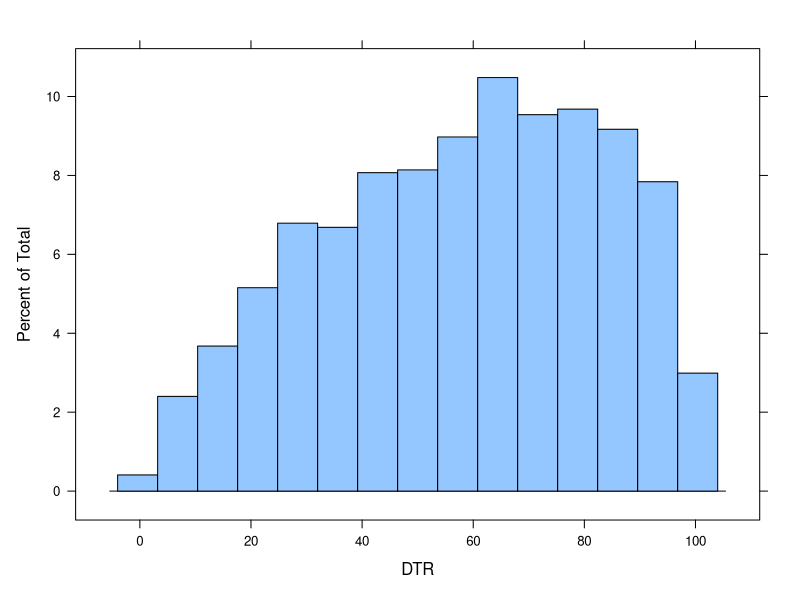

Recreate this plot in R.
## Simulate democratic thermometer ratings at a hypothetical 20,000-student university.
## Pollock III (2012, Chp. 6) conjectured about a 20,000-student university whose known population thermometer rating toward Democrats was 58. 
## Population standard deviation is assumed to be 24.8
## We will simulate that here with this code. However, we have to bound the ratings between 0 and 100.
## Let's write a bootstrap function toward that end.
###############################################################################################################################################
## After some consideration, a beta distribution does the job best.
## http://en.wikipedia.org/wiki/Beta_distribution



getwd() # get working directory
setwd("~/Dropbox/teaching/posc3410/hypothetical-university") # set working directory
library(lattice)


set.seed(8675309) # for reproducibility
GoGoGadgetBootstrap <- function(n,mean,sd,lowerbound,upperbound){
range <- upperbound - lowerbound
m <- (mean - lowerbound)/range
s <- sd/range
a <- (m^2 - m^3 - m*s^2)/s^2 # calculate alpha for rbeta
b <- (m-2*m^2+m^3-s^2+m*s^2)/s^2 # calculate beta for rbeta
data <- rbeta(n,a,b) # generate the data
data <- lowerbound + data * range # squeeze it within the bounds.
return(data)
}

DTR <- GoGoGadgetBootstrap(20000,58,24.8,0,100) # Create the university, assign it to DTR
DTR <- round(DTR) # Round thermometer ratings to integers, since students probably don't think in decimals toward the Dems.
histogram(DTR)

meanDTR <- mean(DTR)
meanDTR


# Get five samples of 10 respondents
fiveoften <- sapply(1:5, function(i){ x <-sample(DTR, 10, replace = TRUE) })
mean(fiveoften)

# Get a million samples of ten. This may take a few seconds.
millionoften <- sapply(1:1000000, function(i){ x <-sample(DTR, 10, replace = TRUE) })
mean(millionoften)

# Get 100 samples of a thousand. 
hundredofthousand <- sapply(1:100, function(i){ x <-sample(DTR, 1000, replace = TRUE) })
mean(hundredofthousand)

# Get a thousand samples of thousand. This may take a few seconds.
thousandofthousand <- sapply(1:1000, function(i){ x <-sample(DTR, 1000, replace = TRUE) })
mean(thousandofthousand)

